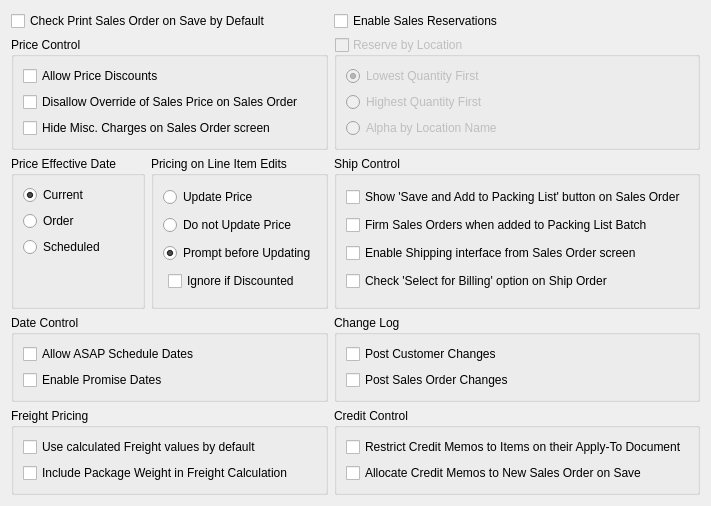
       <widget class="QWidget" name="general">
        <attribute name="title">
         <string>General</string>
        </attribute>
        <layout class="QGridLayout" name="gridLayout_3">
         <item row="0" column="0">
          <layout class="QVBoxLayout" name="verticalLayout">
           <item>
            <layout class="QGridLayout" name="gridLayout_2">
             <item row="0" column="0" colspan="2">
              <widget class="QCheckBox" name="_printSO">
               <property name="text">
                <string>Check Print Sales Order on Save by Default</string>
               </property>
              </widget>
             </item>
             <item row="0" column="2">
              <widget class="QCheckBox" name="_enableReservations">
               <property name="text">
                <string>Enable Sales Reservations</string>
               </property>
              </widget>
             </item>
             <item row="1" column="0" colspan="2">
              <widget class="QGroupBox" name="groupBox">
               <property name="title">
                <string>Price Control</string>
               </property>
               <layout class="QGridLayout">
                <item row="0" column="0">
                 <widget class="QCheckBox" name="_allowDiscounts">
                  <property name="text">
                   <string>Allow Price Discounts</string>
                  </property>
                 </widget>
                </item>
                <item row="1" column="0">
                 <widget class="QCheckBox" name="_priceOverride">
                  <property name="text">
                   <string>Disallow Override of Sales Price on Sales Order</string>
                  </property>
                 </widget>
                </item>
                <item row="2" column="0">
                 <widget class="QCheckBox" name="_hideSOMiscChrg">
                  <property name="text">
                   <string>Hide Misc. Charges on Sales Order screen</string>
                  </property>
                 </widget>
                </item>
               </layout>
              </widget>
             </item>
             <item row="1" column="2">
              <widget class="QGroupBox" name="_locationGroup">
               <property name="enabled">
                <bool>false</bool>
               </property>
               <property name="title">
                <string>Reserve by Location</string>
               </property>
               <property name="checkable">
                <bool>true</bool>
               </property>
               <property name="checked">
                <bool>false</bool>
               </property>
               <layout class="QGridLayout">
                <item row="0" column="0">
                 <widget class="QRadioButton" name="_lowest">
                  <property name="text">
                   <string>Lowest Quantity First</string>
                  </property>
                  <property name="checked">
                   <bool>true</bool>
                  </property>
                 </widget>
                </item>
                <item row="1" column="0">
                 <widget class="QRadioButton" name="_highest">
                  <property name="text">
                   <string>Highest Quantity First</string>
                  </property>
                 </widget>
                </item>
                <item row="2" column="0">
                 <widget class="QRadioButton" name="_alpha">
                  <property name="text">
                   <string>Alpha by Location Name</string>
                  </property>
                  <property name="checked">
                   <bool>false</bool>
                  </property>
                 </widget>
                </item>
               </layout>
              </widget>
             </item>
             <item row="2" column="0">
              <widget class="QGroupBox" name="_priceEffectiveGroup">
               <property name="title">
                <string>Price Effective Date</string>
               </property>
               <layout class="QGridLayout" name="gridLayout">
                <item row="0" column="0">
                 <widget class="QRadioButton" name="_priceCurrent">
                  <property name="text">
                   <string>Current</string>
                  </property>
                  <property name="checked">
                   <bool>true</bool>
                  </property>
                 </widget>
                </item>
                <item row="1" column="0">
                 <widget class="QRadioButton" name="_priceOrdered">
                  <property name="text">
                   <string>Order</string>
                  </property>
                 </widget>
                </item>
                <item row="2" column="0">
                 <widget class="QRadioButton" name="_priceScheduled">
                  <property name="text">
                   <string>Scheduled</string>
                  </property>
                 </widget>
                </item>
                <item row="3" column="0">
                 <spacer name="verticalSpacer">
                  <property name="orientation">
                   <enum>Qt::Vertical</enum>
                  </property>
                  <property name="sizeHint" stdset="0">
                   <size>
                    <width>20</width>
                    <height>40</height>
                   </size>
                  </property>
                 </spacer>
                </item>
               </layout>
              </widget>
             </item>
             <item row="2" column="1">
              <widget class="QGroupBox" name="_lineItemPriceing">
               <property name="title">
                <string>Pricing on Line Item Edits</string>
               </property>
               <layout class="QVBoxLayout">
                <item>
                 <widget class="QRadioButton" name="_updatePrice">
                  <property name="text">
                   <string>Update Price</string>
                  </property>
                 </widget>
                </item>
                <item>
                 <widget class="QRadioButton" name="_dontUpdatePrice">
                  <property name="text">
                   <string>Do not Update Price </string>
                  </property>
                 </widget>
                </item>
                <item>
                 <widget class="QRadioButton" name="_askUpdatePrice">
                  <property name="text">
                   <string>Prompt before Updating</string>
                  </property>
                  <property name="checked">
                   <bool>true</bool>
                  </property>
                 </widget>
                </item>
                <item>
                 <layout class="QHBoxLayout" name="horizontalLayout">
                  <item>
                   <spacer name="horizontalSpacer">
                    <property name="orientation">
                     <enum>Qt::Horizontal</enum>
                    </property>
                    <property name="sizeType">
                     <enum>QSizePolicy::Fixed</enum>
                    </property>
                    <property name="sizeHint" stdset="0">
                     <size>
                      <width>5</width>
                      <height>10</height>
                     </size>
                    </property>
                   </spacer>
                  </item>
                  <item>
                   <widget class="QCheckBox" name="_ignoreCustDisc">
                    <property name="text">
                     <string>Ignore if Discounted</string>
                    </property>
                   </widget>
                  </item>
                 </layout>
                </item>
               </layout>
              </widget>
             </item>
             <item row="2" column="2">
              <widget class="QGroupBox" name="groupBox_3">
               <property name="title">
                <string>Ship Control</string>
               </property>
               <layout class="QVBoxLayout">
                <item>
                 <widget class="QCheckBox" name="_saveAndAdd">
                  <property name="text">
                   <string>Show 'Save and Add to Packing List' button on Sales Order</string>
                  </property>
                 </widget>
                </item>
                <item>
                 <widget class="QCheckBox" name="_firmAndAdd">
                  <property name="text">
                   <string>Firm Sales Orders when added to Packing List Batch</string>
                  </property>
                 </widget>
                </item>
                <item>
                 <widget class="QCheckBox" name="_enableSOShipping">
                  <property name="text">
                   <string>Enable Shipping interface from Sales Order screen</string>
                  </property>
                 </widget>
                </item>
                <item>
                 <widget class="QCheckBox" name="_autoSelectForBilling">
                  <property name="text">
                   <string>Check 'Select for Billing' option on Ship Order</string>
                  </property>
                 </widget>
                </item>
               </layout>
              </widget>
             </item>
             <item row="3" column="0" colspan="2">
              <widget class="QGroupBox" name="groupBox_2">
               <property name="title">
                <string>Date Control</string>
               </property>
               <layout class="QGridLayout">
                <item row="0" column="0">
                 <widget class="QCheckBox" name="_allowASAP">
                  <property name="text">
                   <string>Allow ASAP Schedule Dates</string>
                  </property>
                 </widget>
                </item>
                <item row="1" column="0">
                 <widget class="QCheckBox" name="_enablePromiseDate">
                  <property name="text">
                   <string>Enable Promise Dates</string>
                  </property>
                 </widget>
                </item>
               </layout>
              </widget>
             </item>
             <item row="3" column="2">
              <widget class="QGroupBox" name="groupBox_4">
               <property name="title">
                <string>Change Log</string>
               </property>
               <layout class="QGridLayout">
                <item row="0" column="0">
                 <widget class="QCheckBox" name="_customerChangeLog">
                  <property name="text">
                   <string>Post Customer Changes</string>
                  </property>
                 </widget>
                </item>
                <item row="1" column="0">
                 <widget class="QCheckBox" name="_salesOrderChangeLog">
                  <property name="text">
                   <string>Post Sales Order Changes</string>
                  </property>
                 </widget>
                </item>
               </layout>
              </widget>
             </item>
             <item row="4" column="0" colspan="2">
              <widget class="QGroupBox" name="_freightGroup">
               <property name="title">
                <string>Freight Pricing</string>
               </property>
               <layout class="QGridLayout">
                <item row="0" column="0">
                 <widget class="QCheckBox" name="_calcFreight">
                  <property name="text">
                   <string>Use calculated Freight values by default</string>
                  </property>
                 </widget>
                </item>
                <item row="1" column="0">
                 <widget class="QCheckBox" name="_includePkgWeight">
                  <property name="text">
                   <string>Include Package Weight in Freight Calculation</string>
                  </property>
                 </widget>
                </item>
               </layout>
              </widget>
             </item>
             <item row="4" column="2">
              <widget class="QGroupBox" name="groupBox_5">
               <property name="title">
                <string>Credit Control</string>
               </property>
               <layout class="QGridLayout">
                <item row="0" column="0">
                 <widget class="QCheckBox" name="_restrictCreditMemos">
                  <property name="text">
                   <string>Restrict Credit Memos to Items on their Apply-To Document</string>
                  </property>
                 </widget>
                </item>
                <item row="1" column="0">
                 <widget class="QCheckBox" name="_autoAllocateCM">
                  <property name="text">
                   <string>Allocate Credit Memos to New Sales Order on Save</string>
                  </property>
                 </widget>
                </item>
               </layout>
              </widget>
             </item>
            </layout>
           </item>
           <item>
            <spacer name="verticalSpacer_2">
             <property name="orientation">
              <enum>Qt::Vertical</enum>
             </property>
             <property name="sizeHint" stdset="0">
              <size>
               <width>20</width>
               <height>0</height>
              </size>
             </property>
            </spacer>
           </item>
          </layout>
         </item>
        </layout>
       </widget>
